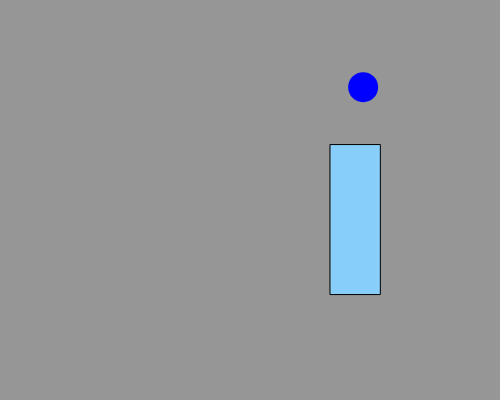
Frame 1 (no input)
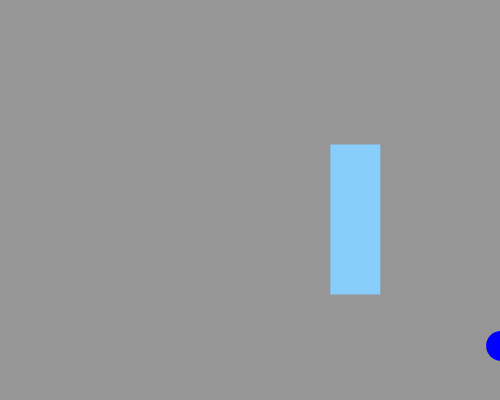
Frame 60 (no input)
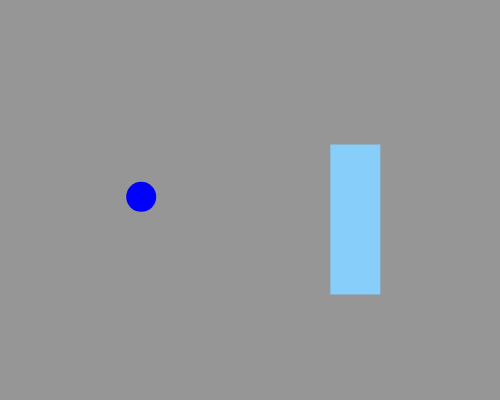
Frame 120 (the mouse pressed at the canvas centre since frame 60)

The p5.js sketch that drew these frames (run headless with seeded random() and noise() and a simulated clock; from frame 60 on, the mouse is pressed at the canvas centre):

// p5.js sketch
// ── sketch.js
var ball;
var wall;

function setup() {
	createCanvas(500, 400);

	// create a ball and a rectangle
	ball = new Ball();
	wall = new Rectangle();
}

function draw() {
	background(150);

	// draw the rectangle, at the same location always
	fill(135, 206, 250);
	wall.draw();

	// move the ball and then check for collisions
	noStroke();
	fill(0, 0, 255);
	ball.bounceEdge();
	ball.move();
	ball.draw();
	ball.bounceRect(wall);
}

class Ball {
	constructor() {
		this.rad = 15;
		this.x = random(0, width);
		this.y = random(0, height);
		this.xspeed = random(3, 7);
		this.yspeed = random(3, 7);
	}

	draw() {
		ellipse(this.x, this.y, 2*this.rad, 2*this.rad);
	}

	move() {
		this.x = this.x + this.xspeed;
		this.y = this.y + this.yspeed;
	}

	bounceEdge() {
		// check in the right and left edges
		if (this.x > width || this.x < 0) {
			this.changeXspeed();
		}

		// check in the upper and lower edges
		if (this.y > height || this.y < 0) {
			this.changeYspeed();
		}
	}

	changeXspeed() {
		this.xspeed = -this.xspeed;
	}

	changeYspeed() {
		this.yspeed = -this.yspeed;
	}

	bounceRect(r) {
		// first check the sides of the rectangle
		if (this.x < r.right + this.rad && this.x > r.right && this.y > r.upper && this.y < r.lower) {
			this.changeXspeed();
		}

		if (this.x < r.left && this.x > r.left - this.rad && this.y > r.upper && this.y < r.lower) {
			this.changeXspeed();
		}

		if (this.y > r.upper - this.rad && this.y < r.upper && this.x > r.left && this.x < r.right) {
			this.changeYspeed();
		}

		if (this.y > r.lower && this.y < r.lower + this.rad && this.x > r.left && this.x < r.right) {
			this.changeYspeed();
		}

		// now check the edges of the rectangle
		if (this.x < r.left && this.y < this.upper && dist(r.left, r.upper, this.x, this.y) < this.rad) {
			this.bounceCorner(r);
		}

		if (this.x > r.right && this.y < r.upper && dist(r.right, r.upper, this.x, this.y) < this.rad) {
			this.bounceCorner(r);
		}

		if (this.x < r.left && this.y > r.lower && dist(r.left, r.lower, this.x, this.y) < this.rad) {
			this.bounceCorner(r);
		}

		if (this.x > r.right && this.y > r. lower && dist(r.right, r.lower, this.x, this.y) < this.rad) {
			this.bounceCorner(r);
		}
	}

	bounceCorner(r) {

	}

	cornerAngle(x, y, rx, ry) {
		return Math.atan((y - ry)/(x - rx)) % 90;
	}
}

// class for the rectangle
class Rectangle {
	constructor() {
		this.x = random(250, 350);
		this.y = random(100, 250);
		this.rectHeight = 150;
		this.rectWidth = 50;

		this.left = this.x;
		this.right = this.x + this.rectWidth;
		this.upper = this.y;
		this.lower = this.y + this.rectHeight;
	}

	draw() {
		rect(this.x, this.y, this.rectWidth, this.rectHeight);
	}

	frontSlash(x) {
		return this.upper + (this.lower - this.upper)/(this.left - this.right)*(x - this.right);
	}

	backSlash(x) {
		return this.upper + (this.lower - this.upper)/(this.right - this.left)*(x - this.left);
	}
}
